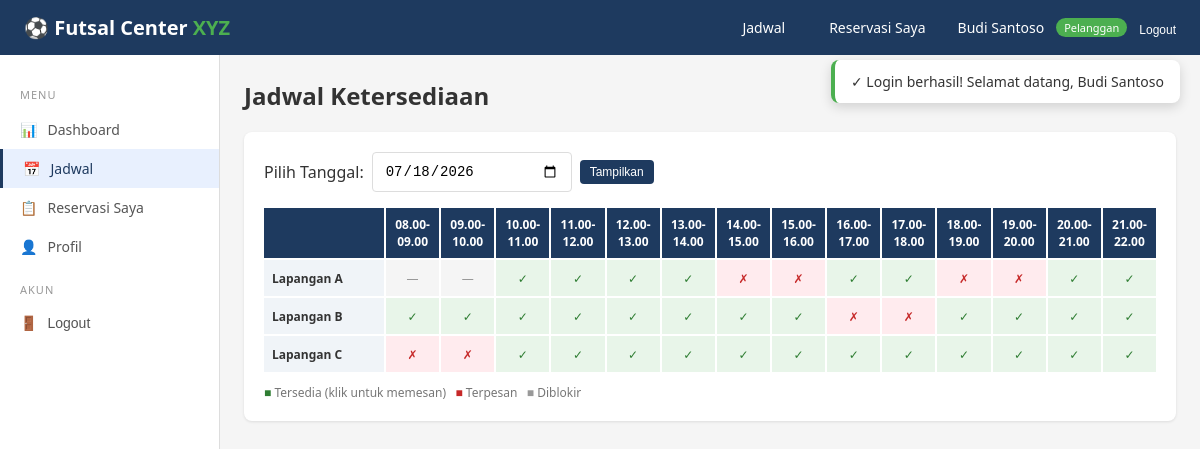
The page /pelanggan/jadwal.php (signed in) on the database its author committed.
### tables this page shows
CREATE TABLE users (
    id            INT AUTO_INCREMENT PRIMARY KEY,
    nama          VARCHAR(100)   NOT NULL,
    email         VARCHAR(100)   NOT NULL UNIQUE,
    password      VARCHAR(255)   NOT NULL,
    telepon       VARCHAR(20)    NOT NULL,
    alamat        TEXT           NULL,
    role          ENUM('pelanggan','admin','pemilik') NOT NULL DEFAULT 'pelanggan',
    status        ENUM('active','inactive') NOT NULL DEFAULT 'active',
    created_at    DATETIME       NOT NULL DEFAULT CURRENT_TIMESTAMP,
    updated_at    DATETIME       NOT NULL DEFAULT CURRENT_TIMESTAMP ON UPDATE CURRENT_TIMESTAMP,
    INDEX idx_email (email),
    INDEX idx_role  (role)
);

CREATE TABLE lapangan (
    id              INT AUTO_INCREMENT PRIMARY KEY,
    nama            VARCHAR(50)    NOT NULL,
    deskripsi       VARCHAR(255)   NOT NULL,
    tipe            ENUM('indoor','outdoor') NOT NULL DEFAULT 'indoor',
    tarif_weekday   INT            NOT NULL,
    tarif_weekend   INT            NOT NULL,
    status          ENUM('aktif','nonaktif') NOT NULL DEFAULT 'aktif',
    created_at      DATETIME       NOT NULL DEFAULT CURRENT_TIMESTAMP,
    updated_at      DATETIME       NOT NULL DEFAULT CURRENT_TIMESTAMP ON UPDATE CURRENT_TIMESTAMP
);

### config.php (called while the page is built, shortened)
<?php
function db() {
    static $pdo = null;
    if ($pdo === null) {
        try {
            $pdo = new PDO(
                "mysql:host=" . DB_HOST . ";dbname=" . DB_NAME . ";charset=utf8mb4",
                DB_USER, DB_PASS,
                [PDO::ATTR_ERRMODE => PDO::ERRMODE_EXCEPTION,
                 PDO::ATTR_DEFAULT_FETCH_MODE => PDO::FETCH_ASSOC,
                 PDO::ATTR_EMULATE_PREPARES => false]
            );
        } catch (PDOException $e) {
            die("Koneksi database gagal. Pastikan MySQL berjalan dan database 'futsal_xyz' sudah diimport.<br>Error: " . $e->getMessage());
        }
    }
    return $pdo;
}
function isLoggedIn() {
    return isset($_SESSION['user_id']);
}
function currentUser() {
    $stmt = db()->prepare("SELECT * FROM users WHERE id = ?");
    $stmt->execute([$_SESSION['user_id']]);
    return $stmt->fetch();
}
function sanitize($str) {
    return htmlspecialchars(trim($str), ENT_QUOTES, 'UTF-8');
}
function getDayType($dateStr) {
    $day = date('w', strtotime($dateStr));
    return ($day == 0 || $day == 6) ? 'weekend' : 'weekday';
}
function getTimeSlots() {
    $slots = [];
    for ($h = 8; $h < 22; $h++) {
        $slots[] = [
            'start' => sprintf('%02d:00', $h),
            'end'   => sprintf('%02d:00', $h + 1),
            'label' => sprintf('%02d.00-%02d.00', $h, $h + 1)
        ];
    }
    return $slots;
}
function getFlash() {
    if (isset($_SESSION['flash'])) {
        $flash = $_SESSION['flash'];
        return $flash;
    }
    return null;
}
function getScheduleGrid($tanggal) {
    $pdo = db();
    $lapangan = $pdo->query("SELECT * FROM lapangan WHERE status='aktif' ORDER BY id")->fetchAll();
    $stmt = $pdo->prepare("SELECT lapangan_id, jam_mulai, jam_selesai FROM reservasi WHERE tanggal=? AND status NOT IN ('cancelled')");
    $stmt->execute([$tanggal]);
    $reservasi = $stmt->fetchAll();
    $stmt = $pdo->prepare("SELECT lapangan_id, jam_mulai, jam_selesai FROM slot_blocked WHERE tanggal=?");
    $stmt->execute([$tanggal]);
    $blocked = $stmt->fetchAll();
    $slots = getTimeSlots();
    $grid = [];
    foreach ($lapangan as $field) {
        $fid = $field['id'];
        $grid[$fid] = [];
        foreach ($slots as $slot) {
            $status = 'available';
            foreach ($blocked as $b) {
                if ($b['lapangan_id'] == $fid && $slot['start'] >= substr($b['jam_mulai'],0,5) && $slot['start'] < substr($b['jam_selesai'],0,5)) {
                    $status = 'blocked'; break;
                }
            }
            if ($status === 'available') {
                foreach ($reservasi as $r) {
                    if ($r['lapangan_id'] == $fid && $slot['start'] >= substr($r['jam_mulai'],0,5) && $slot['start'] < substr($r['jam_selesai'],0,5)) {
                        $status = 'booked'; break;
                    }
                }
            }
            $grid[$fid][$slot['start']] = $status;
        }
    }
    return ['lapangan' => $lapangan, 'slots' => $slots, 'grid' => $grid];
}

### pelanggan/jadwal.php (the view, shortened to what this page needs)
<?php
require_once __DIR__ . '/../includes/layout.php';
renderLayout('pelanggan', 'jadwal', function() {
    $tanggal = $_GET['tanggal'] ?? date('Y-m-d');
    $jadwal = getScheduleGrid($tanggal);
    ?>
    <h2 style="margin-bottom:20px;">Jadwal Ketersediaan</h2>
    <div class="card">
        <form method="GET" class="date-picker" style="margin-bottom:16px;">
            <label>Pilih Tanggal:</label>
            <input type="date" name="tanggal" class="form-control" style="width:200px;" value="<?php echo $tanggal; ?>">
            <button type="submit" class="btn btn-primary btn-sm">Tampilkan</button>
        </form>
        <div class="schedule-grid" style="grid-template-columns: 120px repeat(14, 1fr);">
            <div class="header"></div>
            <?php foreach ($jadwal['slots'] as $slot): ?>
                <div class="header"><?php echo $slot['label']; ?></div>
            <?php endforeach; ?>
            <?php foreach ($jadwal['lapangan'] as $field): ?>
                <div class="field-name"><?php echo sanitize($field['nama']); ?></div>
                <?php foreach ($jadwal['slots'] as $slot):
                    $status = $jadwal['grid'][$field['id']][$slot['start']] ?? 'available';
                    $label = $status === 'available' ? '&#10003;' : ($status === 'booked' ? '&#10007;' : '&mdash;');
                    $onclick = '';
                    if ($status === 'available') {
                        $onclick = "onclick=\"document.getElementById('modal-field').value='{$field['id']}';document.getElementById('modal-date').value='{$tanggal}';document.getElementById('modal-start').value='{$slot['start']}';document.getElementById('modal-end').value='{$slot['end']}';document.getElementById('modal-daytype').value='" . getDayType($tanggal) . "';document.getElementById('modal-tarif').value='" . (getDayType($tanggal)==='weekend' ? $field['tarif_weekend'] : $field['tarif_weekday']) . "';document.getElementById('reservasi-modal').classList.add('active');\"";
                    }
                ?>
                    <div class="slot <?php echo $status; ?>" <?php echo $onclick; ?>><?php echo $label; ?></div>
                <?php endforeach; ?>
            <?php endforeach; ?>
        </div>
        <p style="margin-top:12px; font-size:12px; color:#777;">
            <span style="color:#2e7d32;">&#9632;</span> Tersedia (klik untuk memesan) &nbsp;
            <span style="color:#c62828;">&#9632;</span> Terpesan &nbsp;
            <span style="color:#999;">&#9632;</span> Diblokir
        </p>
    </div>
    <?php
});

### includes/layout.php (shortened to what this page needs)
<?php
require_once __DIR__ . '/../config.php';
function renderLayout($role, $activePage, $contentFn) {
    $user = currentUser();
    $navLinks = '';
    $sidebarItems = [];
    if ($role === 'pelanggan') {
        $navLinks = '
            <a href="pelanggan/jadwal.php">Jadwal</a>
            <a href="pelanggan/reservasi.php">Reservasi Saya</a>
            <div class="nav-user">
                <span class="user-name">' . sanitize($user['nama']) . '</span>
                <span class="user-role">Pelanggan</span>
                <form method="POST" action="proses.php" style="display:inline;">
                    <input type="hidden" name="action" value="logout">
                    <button type="submit" style="background:none;border:none;color:white;font-size:12px;cursor:pointer;">Logout</button>
                </form>
            </div>';
        $sidebarItems = [
            ['page'=>'dashboard', 'icon'=>'&#128202;', 'label'=>'Dashboard', 'href'=>'pelanggan/dashboard.php'],
            ['page'=>'jadwal', 'icon'=>'&#128197;', 'label'=>'Jadwal', 'href'=>'pelanggan/jadwal.php'],
            ['page'=>'reservasi', 'icon'=>'&#128203;', 'label'=>'Reservasi Saya', 'href'=>'pelanggan/reservasi.php'],
            ['page'=>'profil', 'icon'=>'&#128100;', 'label'=>'Profil', 'href'=>'pelanggan/profil.php'],
        ];
    }
    ?>
    <!DOCTYPE html>
    <html lang="id">
    <head>
        <link rel="stylesheet" href="styles.css">
    </head>
    <body>
    <div id="toast-container" class="toast-container">
        <?php $flash = getFlash(); if ($flash): ?>
            <div class="toast <?php echo $flash['type']; ?>">
                <?php echo ($flash['type']==='success'?'&#10003;':($flash['type']==='error'?'&#10007;':'&#8505;')); ?>
                <?php echo sanitize($flash['message']); ?>
            </div>
        <?php endif; ?>
    </div>
    <nav class="navbar">
        <div class="logo"><a href="index.php" style="color:white;text-decoration:none;">&#9917; Futsal Center <span>XYZ</span></a></div>
        <div class="nav-links"><?php echo $navLinks; ?></div>
    </nav>
    <div class="layout">
        <div class="sidebar">
            <div class="menu-section">Menu</div>
            <?php foreach ($sidebarItems as $item): ?>
                <?php if (isset($item['section'])): ?>
                    <div class="menu-section"><?php echo $item['section']; ?></div>
                <?php else: ?>
                    <div class="menu-item <?php echo ($activePage === $item['page']) ? 'active' : ''; ?>">
                        <a href="<?php echo $item['href']; ?>" style="text-decoration:none;color:inherit;display:flex;align-items:center;gap:10px;">
                            <span><?php echo $item['icon']; ?></span> <?php echo $item['label']; ?>
                        </a>
                    </div>
                <?php endif; ?>
            <?php endforeach; ?>
            <div class="menu-section">Akun</div>
            <div class="menu-item">
                <form method="POST" action="proses.php" style="display:inline;">
                    <button type="submit" style="background:none;border:none;cursor:pointer;font-size:14px;color:#555;display:flex;align-items:center;gap:10px;">
                        <span>&#128682;</span> Logout
                    </button>
                </form>
            </div>
        </div>
        <div class="main-content">
            <?php $contentFn(); ?>
        </div>
    </div>
    </body>
    </html>
    <?php
}

### styles.css (style rules this page uses)
* { margin: 0; padding: 0; box-sizing: border-box; }
body { font-family: 'Segoe UI', Tahoma, Geneva, Verdana, sans-serif; background: #f5f5f5; color: #333; }
.navbar { background: #1e3a5f; color: white; padding: 12px 24px; display: flex; justify-content: space-between; align-items: center; position: sticky; top: 0; z-index: 100; }
.navbar .logo { font-size: 20px; font-weight: bold; }
.navbar .logo span { color: #4CAF50; }
.nav-links { display: flex; gap: 20px; align-items: center; }
.nav-links a { color: white; text-decoration: none; font-size: 14px; cursor: pointer; padding: 6px 12px; border-radius: 4px; transition: background 0.2s; }
.nav-user { display: flex; align-items: center; gap: 12px; }
.nav-user .user-name { font-size: 14px; }
.nav-user .user-role { font-size: 11px; background: #4CAF50; padding: 2px 8px; border-radius: 10px; }
.layout { display: flex; min-height: calc(100vh - 50px); }
.sidebar { width: 220px; background: #fff; border-right: 1px solid #ddd; padding: 16px 0; }
.sidebar .menu-item { padding: 0; cursor: pointer; font-size: 14px; color: #555; transition: all 0.2s; }
.sidebar .menu-item a, .sidebar .menu-item button { padding: 10px 20px; width: 100%; text-align: left; }
.sidebar .menu-item.active { background: #e8f0fe; color: #1e3a5f; border-left: 3px solid #1e3a5f; }
.sidebar .menu-section { padding: 16px 20px 8px; font-size: 11px; text-transform: uppercase; color: #999; letter-spacing: 1px; }
.main-content { flex: 1; padding: 24px; }
.card { background: white; border-radius: 8px; padding: 20px; margin-bottom: 16px; box-shadow: 0 1px 3px rgba(0,0,0,0.1); }
.btn { padding: 8px 16px; border: none; border-radius: 4px; cursor: pointer; font-size: 13px; font-weight: 500; transition: all 0.2s; display: inline-flex; align-items: center; gap: 6px; text-decoration: none; }
.btn-primary { background: #1e3a5f; color: white; }
.btn-sm { padding: 5px 10px; font-size: 12px; }
.form-control { width: 100%; padding: 10px 12px; border: 1px solid #ddd; border-radius: 4px; font-size: 14px; transition: border-color 0.2s; }
.schedule-grid { display: grid; gap: 2px; font-size: 12px; }
.schedule-grid .header { background: #1e3a5f; color: white; padding: 8px; text-align: center; font-weight: 600; }
.schedule-grid .field-name { background: #f0f4f8; padding: 8px; font-weight: 600; display: flex; align-items: center; }
.schedule-grid .slot { padding: 8px; text-align: center; cursor: pointer; font-weight: 500; transition: all 0.2s; min-height: 36px; display: flex; align-items: center; justify-content: center; }
.schedule-grid .slot.available { background: #e8f5e9; color: #2e7d32; }
.schedule-grid .slot.booked { background: #ffebee; color: #c62828; cursor: not-allowed; }
.schedule-grid .slot.blocked { background: #f5f5f5; color: #999; cursor: not-allowed; }
.date-picker { display: flex; gap: 8px; align-items: center; margin-bottom: 16px; }
.toast-container { position: fixed; top: 60px; right: 20px; z-index: 2000; }
.toast { background: white; border-radius: 8px; padding: 12px 16px; box-shadow: 0 4px 12px rgba(0,0,0,0.15); margin-bottom: 8px; display: flex; align-items: center; gap: 10px; font-size: 14px; animation: slideIn 0.3s ease; min-width: 280px; }
.toast.success { border-left: 4px solid #4CAF50; }

### rows shown on the page
users: nama "Budi Santoso"
lapangan: nama "Lapangan A", id "—", id "✓", id "✗"
lapangan: nama "Lapangan B", id "✓", id "✗"
lapangan: nama "Lapangan C", id "✗", id "✓"

### other values the page prints
$flash['message'] "Login berhasil! Selamat datang, Budi Santoso"
$item['icon'] "📊"
$item['label'] "Dashboard"
$item['icon'] "📅"
$item['label'] "Jadwal"
$item['icon'] "📋"
$item['label'] "Reservasi Saya"
$item['icon'] "👤"
$item['label'] "Profil"
$slot['label'] "08.00-09.00"
$slot['label'] "09.00-10.00"
$slot['label'] "10.00-11.00"
$slot['label'] "11.00-12.00"
$slot['label'] "12.00-13.00"
$slot['label'] "13.00-14.00"
